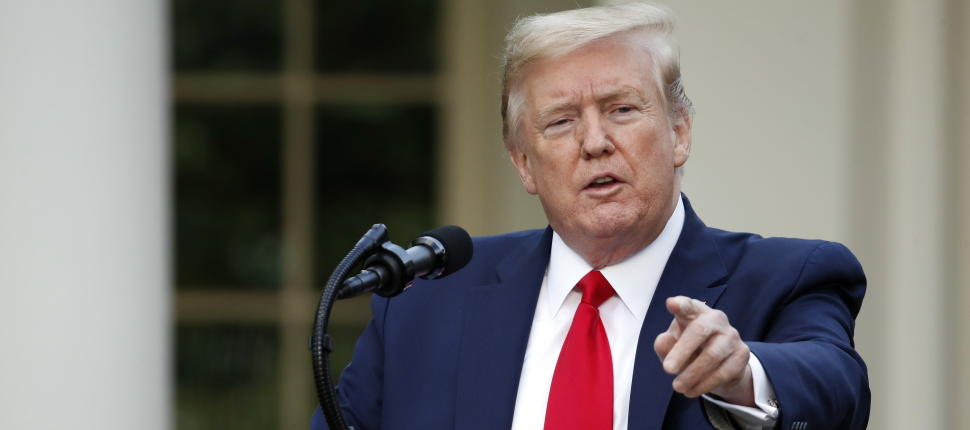
#> input picture input.jpg, 970 x 430 px
$ python predictFace.py
#> lines starting #> are read from the running program, lines starting #| are printed output that depends on the picture
import cv2 as cv
import numpy as np
import os

def traindata(dir):
    count = 1

    listFiles = os.listdir("data_train/" + str(dir))

    path = "data_train/" + str(dir) + "/%d.jpg"

    img = cv.imread(path % count)

    gray = cv.cvtColor(img, cv.COLOR_BGR2GRAY)

    sift = cv.xfeatures2d.SIFT_create()

    kp, des = sift.detectAndCompute(gray, None)

    while (count < len(listFiles)):
        count = count + 1

        img1 = cv.imread(path % count)

        gray1 = cv.cvtColor(img1, cv.COLOR_BGR2GRAY)

        kp1, des1 = sift.detectAndCompute(gray1, None)

        des = np.concatenate((des, des1))

    return des


# method detect face and save face
def detectFace():
    img = cv.imread("input.jpg")
#> img is the input picture: shape (430, 970, 3); mean B, G, R 109.6, 112.7, 117.6
    gray = cv.cvtColor(img, cv.COLOR_BGR2GRAY)
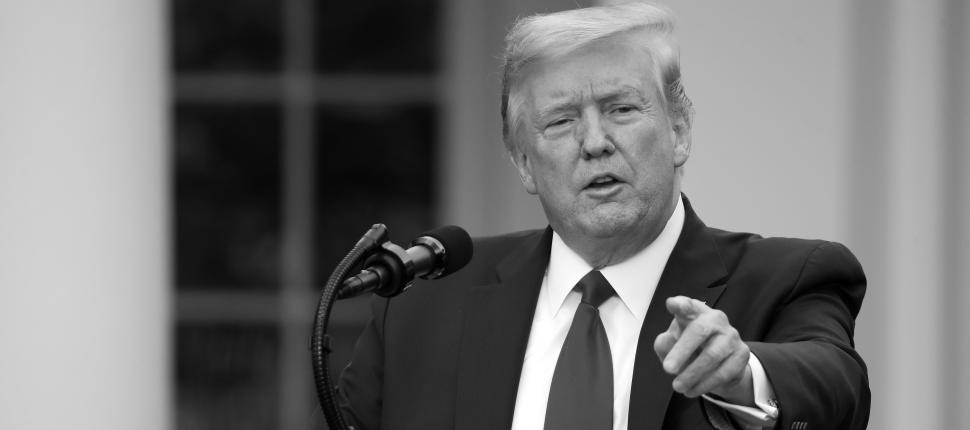
#> gray: shape (430, 970); min 0, max 255, mean 113.8

    face_cascade = cv.CascadeClassifier("haarcascade_frontalface_default.xml")
    faces = face_cascade.detectMultiScale(gray)
#> faces = [[510, 45, 174, 174]]

    for (x, y, w, h) in faces:
        faceCrop = img[y:y + h, x:x + w]
        croppedImg = cv.resize(faceCrop, (60, 60))  # resize to 32x32 px
#> this loop made 1 pass
#> pass 1, in detectFace, `faceCrop = img[y:y + h, x:x + w]`:
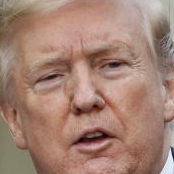
#> faceCrop: shape (174, 174, 3); mean B, G, R 115.5, 129.8, 164.3
#> pass 1, in detectFace, `croppedImg = cv.resize(faceCrop, (60, 60))`:
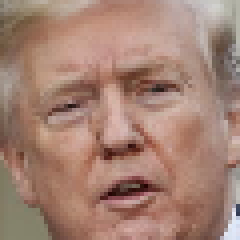
#> croppedImg: shape (60, 60, 3) (shown 4 times larger); mean B, G, R 115.3, 129.7, 164.2

    cv.imwrite("face.jpg", croppedImg)


# get des, key image input
detectFace()
imgtest = cv.imread("face.jpg")

graytest = cv.cvtColor(imgtest, cv.COLOR_BGR2GRAY)
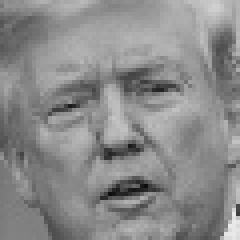
#> graytest: shape (60, 60) (shown 4 times larger); min 13, max 234, mean 138.4

sift = cv.xfeatures2d.SIFT_create()

kptest, destest = sift.detectAndCompute(graytest, None)
#> kptest = 32 keypoints; strongest (x, y, size): (27, 38, 2.5), (33, 37, 2.4), (36, 46, 2), (29, 48, 2.5)

# get train data
listDirs = os.listdir("data_train")

for i in range(0, len(listDirs)):
    des = traindata(i)
#> (the run stopped early here; a loop or call above may not have finished)
